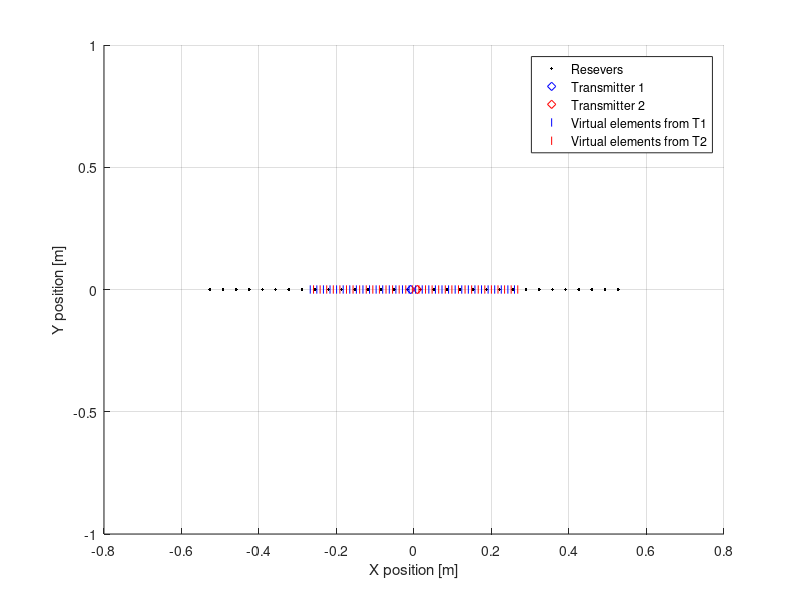
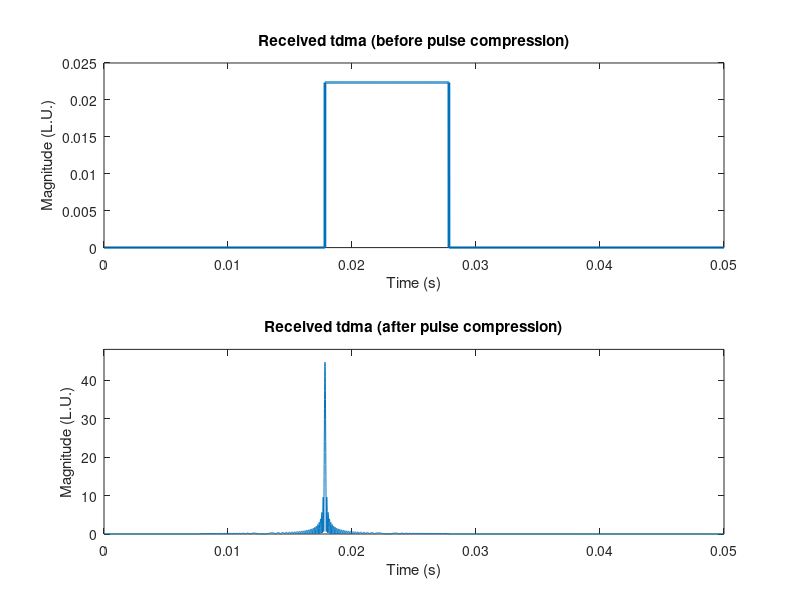
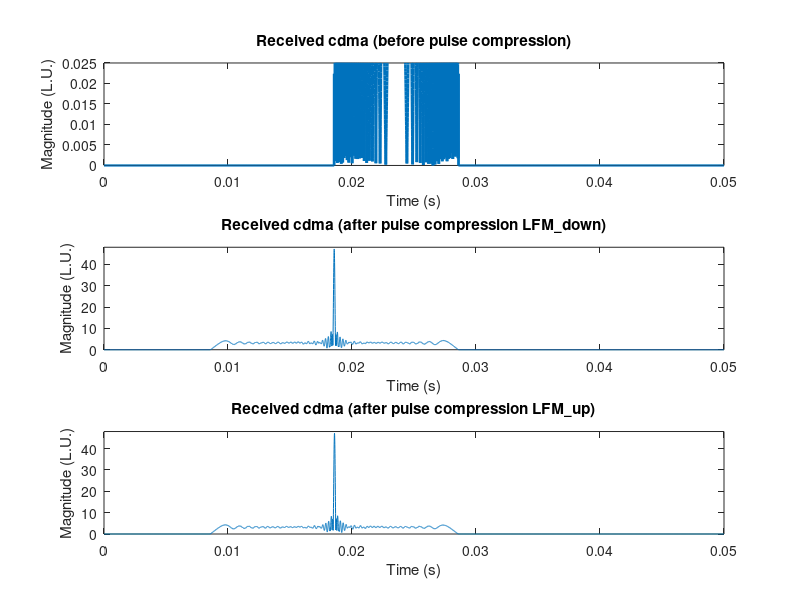

MATLAB code to generate these figures, in order: (Note: a time limit stopped this script after it produced the figures.)
clear all
close all
load('mimo_project.mat')
filetype = '-depsc'; % eps with colour
load_data = 1; % 0 = load, 1 = calculate
dr = 70; % dynamic range of images
yres = 1000; % resolution of imagesclose all

xres = yres*2;

%% Plot resevers and transmitters positions. Plot and calculate viritual array positions.
figure('Position',[300 300 1200 350]);
hold on
rx_zeros = zeros(1, length(rx_pos));
tx_zeros = zeros(1, length(tx_pos));
plot(rx_pos, rx_zeros, 'k.')
plot(tx_pos(1), 0, 'bd')
plot(tx_pos(2), 0, 'rd')

% viritual array
% Split per transmitter only for plotting purposes
vx_t1_pos = (tx_pos(1) + rx_pos)/2;
vx_t2_pos = (tx_pos(2) + rx_pos)/2;
vx_pos = sort(cat(2, vx_t1_pos,vx_t2_pos));
vx_zeros = zeros(1, length(vx_pos));

plot(vx_t1_pos, vx_zeros(1:32), 'b|')
plot(vx_t2_pos, vx_zeros(1:32), 'r|')
legend('Resevers','Transmitter 1','Transmitter 2','Virtual elements from T1','Virtual elements from T2')
xlabel('X position [m]')
ylabel('Y position [m]')
grid('on')
hold off

print('images/Arrays',filetype)
% Slightly larger, but mailny twise the sampling rate.

% Theoretical latteral resolution = lambda / L = lambda m / (2*0.26775) m =
lambda = c/fc; % = 0.0340 m
% 0.0340 / 0.5355 = 0.0635 (radians) = 3.638282 (degrees)

% Approx lateral resolution at 4 m: L = R*a = 4 (m) * 0.0635 = 0.254 m
% Axial resolution = c / (2*B) = 0.0170 m
% At 4 meters 0.254 / 0.0170 = 14.9, axial is 15 times better than latteral.

%% Syntetic replicas and pulse compression
alpha = B/T_p; % chirp rate
t = [0:(1/fs):T_p]; % time for pulse
tmax = (N_t/fs - 1/fs); % end time for recever
tt =  [0:(1/fs):tmax]; % time for recever
LFM_up = exp(j * 2 * pi * ( (fc - (B/2)) * t + ((alpha * (t.^2))/2) ));
LFM_down = exp(j * 2 * pi * ( (fc + (B/2)) * t - ((alpha * (t.^2))/2) ));

tmp = tdma_data(:,1,1); % single receve, single transmit
[m,lag] = xcorr(tmp, LFM_up);
% only with positive lag
m = m(lag >= 0);
tm = lag(lag >= 0)/fs;  


%figure()
%plot(t,real(LFM_up))
%title('Transmitted Pulse (LFM upchirp)')
%ylabel('Magnitude (L.U.)')
%xlabel('[s]')
%print('images/transmitted_pulse',filetype)

figure()
ax2 = subplot(2,1,1);
plot(tt,abs(tmp),'LineWidth',2)
title('Received tdma (before pulse compression)')
xlabel('Time (s)')
ylabel('Magnitude (L.U.)')
ylim([0 0.025])

ax3 = subplot(2,1,2);
plot(tm,abs(m))
title('Received tdma (after pulse compression)')
xlabel('Time (s)')
ylabel('Magnitude (L.U.)')
ylim([0 48])

linkaxes([ax2,ax3],'x')
print('images/compression_tdma',filetype)

% CDMA compression
tmp = cdma_data(:,20); % single receve, both transmit
[m1,lag1] = xcorr(tmp, LFM_down);
[m2,lag2] = xcorr(tmp, LFM_up);
% only with positive lag
m1 = m1(lag1 >= 0);
m2 = m2(lag2 >= 0);
tm1 = lag1(lag1 >= 0)/fs;
tm2 = lag2(lag2 >= 0)/fs; 

figure()

subplot(3,1,1);
plot(tt,abs(tmp),'LineWidth',2)
title('Received cdma (before pulse compression)')
xlabel('Time (s)')
ylabel('Magnitude (L.U.)')
ylim([0 0.025])

subplot(3,1,2);
plot(tm1,abs(m1))
title('Received cdma (after pulse compression LFM\_down)')
xlabel('Time (s)')
ylabel('Magnitude (L.U.)')
ylim([0 48])

subplot(3,1,3);
plot(tm2,abs(m2))
title('Received cdma (after pulse compression LFM\_up)')
xlabel('Time (s)')
ylabel('Magnitude (L.U.)')
ylim([0 48])
print('images/compression_cdma',filetype)

% Theoretical time resolutoin = 1 / B = 1.0000e-04 = 0.0001 seconds
% Measured resolution = 0.01792 - 0.017725 = 1.9500e-04 = 0.000195 seconds
% Measured ~ 2 * Theoretical

%% DAS TDMA
% xcorr over all data
all_m = zeros(N_t, N_tx, N_rx);
%all_tm = zeros(N_t, N_tx, N_rx);

for transmit = 1:N_tx
    for receiver = 1:N_rx
        tmp_data = tdma_data(:,receiver,transmit); % single receve, single transmit
        [m,lag] = xcorr(tmp_data, LFM_up);
        m = m(lag >= 0);
        tm = lag(lag >= 0)/fs;
        all_m(:,transmit,receiver) = m;
        %all_tm(:,transmit,receiver) = tm;
    end
end

% DAS
x = linspace(-5,5,xres);
y = linspace(0,5,yres);
image_tdma_2_transmit = complex(zeros(yres,xres));
image_tdma_1_transmit = complex(zeros(yres,xres));

%load_data = 1; % 0 = load, 1 = calculate

if load_data == 0
    load('image_tdma_1_transmit.mat');
    load('image_tdma_2_transmit.mat');
elseif load_data == 1
    for transmit = 1:N_tx
        for receiver = 1:N_rx
            m = all_m(:,transmit,receiver);
            for xx = 1:xres
                for yy = 1:yres
                    r_t = sqrt( (tx_pos(transmit)-x(xx))^2 + (y(yy))^2 ); 
                    r_r = sqrt( (rx_pos(receiver)-x(xx))^2 + (y(yy))^2 );
                    r = r_t + r_r;
                    t_delay = r / c;
                    t_sample = round(t_delay * fs);
                    if t_sample > 0 && t_sample < N_t
                        image_tdma_2_transmit(yy,xx) = image_tdma_2_transmit(yy,xx) + m(t_sample);
                        if transmit == 1
                            image_tdma_1_transmit(yy,xx) = image_tdma_1_transmit(yy,xx) + m(t_sample);
                        end % if
                    end % if
                end % yy
            end % xx
        end % receiver
    end % transmit
    save('image_tdma_1_transmit.mat', 'image_tdma_1_transmit');
    save('image_tdma_2_transmit.mat', 'image_tdma_2_transmit');
end % if/else

%% TDMA two transmit
ploting(image_tdma_2_transmit, x, y, 'TDMA DAS, 2 transmits', dr)
print('images/tdma_2t',filetype)

%% TDMA one transmit
% dB
ploting(image_tdma_1_transmit, x, y, 'TDMA DAS, 1 transmit', dr)
print('images/tdma_1t',filetype)
%% Position of reflector
[max_value, max_index] = max((abs(image_tdma_2_transmit)),[],'all', 'linear');
[row,col] = ind2sub(size(image_tdma_2_transmit), max_index);
mpp = 1 / (xres / 10); % meter per pixel

% Cartesian
x_meter = (col * mpp) - 5
y_meter = row * mpp
% Polar
r = sqrt( (x_meter^2) + (y_meter^2) )
theta = atan2d(y_meter, x_meter)

%% Mesaured res.
% Lateral
k = 2000;
angle_range = 10;
angles = linspace((theta - angle_range/2),(theta + angle_range/2), k);
lateral_values = complex(zeros(1, k));
for i = [1:1:k]
    x_pos = (r * (cosd(angles(i)))); % meter
    y_pos = (r * (sind(angles(i)))); % meter
    row = round(y_pos / mpp); % row number
    col = round((x_pos + 5) / mpp); % column number
    lateral_values(i) = image_tdma_2_transmit(row, col);
end
max_value = max((abs(lateral_values)),[],'all');
normalized_lateral_values = (abs(lateral_values)) ./ max_value;
%figure()
%plot(angles, db(abs(normalized_lateral_values)));

tmp = normalized_lateral_values((db(abs(normalized_lateral_values))) >= -3); % FWHM part of curve
lateral_FWHM_deg = length(tmp) * (angle_range/k); % FWHM amount of degres
lateral_FWHM = deg2rad(lateral_FWHM_deg) * r


% Axial
k = 2000;
range_range = 0.2; % meter(s)
ranges = linspace((r - range_range/2),(r + range_range/2), k);
axial_values = complex(zeros(1, k));
for i = [1:1:k]
    x_pos = (ranges(i) * (cosd(theta))); % meter
    y_pos = (ranges(i) * (sind(theta))); % meter
    row = round(y_pos / mpp); % row number
    col = round((x_pos + 5) / mpp); % column number
    axial_values(i) = image_tdma_2_transmit(row, col);
end
max_value = max((abs(axial_values)),[],'all');
normalized_axial_values = (abs(axial_values)) ./ max_value;
%figure()
%plot(ranges, db(abs(normalized_axial_values)));
tmp = normalized_axial_values((db(abs(normalized_axial_values))) >= -3); % FWHM part of curve
axial_FWHM = length(tmp) * (range_range/k)

%% DAS CDMA
% xcorr over all data
all_m = zeros(N_t, N_tx, N_rx);
all_tm = zeros(N_t, N_tx, N_rx);

for receiver = 1:N_rx
    tmp_data = cdma_data(:,receiver); % single receve, both transmit
    [m1,lag1] = xcorr(tmp_data, LFM_down); % left transmiter 
    [m2,lag2] = xcorr(tmp_data, LFM_up); % right transmiter 
    m1 = m1(lag1 >= 0);
    m2 = m2(lag2 >= 0);
    %tm1 = lag1(lag1 >= 0)/fs;
    %tm2 = lag2(lag2 >= 0)/fs;
    all_m(:,1,receiver) = m1;
    all_m(:,2,receiver) = m2;
    %all_tm(:,1,receiver) = tm;
    %all_tm(:,2,receiver) = tm;
end


% DAS
x = linspace(-5,5,xres);
y = linspace(0,5,yres);
image_cdma = complex(zeros(yres,xres));

%load_data = 1; % 0 = load, 1 = calculate

if load_data == 0
    load('image_cdma.mat');
elseif load_data == 1
    for transmit = 1:N_tx
        for receiver = 1:N_rx
            m = all_m(:,transmit,receiver);
            for xx = 1:xres
                for yy = 1:yres
                    r_t = sqrt( (tx_pos(transmit)-x(xx))^2 + (y(yy))^2 ); 
                    r_r = sqrt( (rx_pos(receiver)-x(xx))^2 + (y(yy))^2 );
                    r = r_t + r_r;
                    t_delay = r / c;
                    t_sample = round(t_delay * fs);
                    if t_sample > 0 && t_sample < N_t
                        image_cdma(yy,xx) = image_cdma(yy,xx) + m(t_sample);    
                    end % if
                end % yy
            end % xx
        end % receiver
    end % transmit    
    save('image_cdma.mat', 'image_cdma');
end % if/elseif
%% CDMA Plot
% DB
ploting(image_cdma, x, y, 'CDMA DAS', dr)
print('images/cdma',filetype)

%% Calculations

% Approx lateral resolution at 4 m: L = R*a = 4 (m) * 0.0635 = 0.254 m
% Axial resolution = c / (2*B) = 0.0170 m

% X is -5 to 5 meters so 10 meters 
% Y is 0 to 5 so 5 meters
% 2*yres = xres
% axial pixels per meter = lateral pixlels per meter

% yres [pixels]/ 5 [m] -- xres [pixels] / 10 [m] 
% 1000 / 5 -- 2000 / 10 = 200 [pixels/meter]

% So 1 pixel is 1/200 meters -> 0.005 meters per pixel.
% 0.017 / 0.005 = 3.4 times the axial resoulution.
% 0.1012 / 0.005 = 20.2400 times latteral resolution at point.


%% TDMA with tapering

% xcorr over all data
all_m = zeros(N_t, N_tx, N_rx);
%all_tm = zeros(N_t, N_tx, N_rx);

LFM_hamming = hamming(length(LFM_up)).';
LFM_up_tapered = LFM_hamming .* LFM_up;

for transmit = 1:N_tx
    for receiver = 1:N_rx
        tmp_data = tdma_data(:,receiver,transmit); % single receve, single transmit
        receve_hamming = hamming(length(tmp_data));
        tmp_data_tapered = receve_hamming .* tmp_data;
        [m,lag] = xcorr(tmp_data_tapered, LFM_up_tapered);
        m = m(lag >= 0);
        tm = lag(lag >= 0)/fs;
        all_m(:,transmit,receiver) = m;
        %all_tm(:,transmit,receiver) = tm;
    end
end

% DAS
x = linspace(-5,5,xres);
y = linspace(0,5,yres);
image_tdma_2_transmit_tapered = complex(zeros(yres,xres));
image_tdma_1_transmit_tapered = complex(zeros(yres,xres));

%load_data = 1; % 0 = load, 1 = calculate

if load_data == 0
    load('image_tdma_1_transmit_tapered.mat');
    load('image_tdma_2_transmit_tapered.mat');
elseif load_data == 1
    for transmit = 1:N_tx
        for receiver = 1:N_rx
            m = all_m(:,transmit,receiver);
            for xx = 1:xres
                for yy = 1:yres
                    r_t = sqrt( (tx_pos(transmit)-x(xx))^2 + (y(yy))^2 ); 
                    r_r = sqrt( (rx_pos(receiver)-x(xx))^2 + (y(yy))^2 );
                    r = r_t + r_r;
                    t_delay = r / c;
                    t_sample = round(t_delay * fs);
                    if t_sample > 0 && t_sample < N_t
                        image_tdma_2_transmit_tapered(yy,xx) = image_tdma_2_transmit_tapered(yy,xx) + m(t_sample);
                        if transmit == 1
                            image_tdma_1_transmit_tapered(yy,xx) = image_tdma_1_transmit_tapered(yy,xx) + m(t_sample);
                        end % if
                    end % if
                end % yy
            end % xx
        end % receiver
    end % transmit
    save('image_tdma_1_transmit_tapered.mat', 'image_tdma_1_transmit_tapered');
    save('image_tdma_2_transmit_tapered.mat', 'image_tdma_2_transmit_tapered');
end % if/else

%% TDMA two transmit
ploting(image_tdma_2_transmit_tapered, x, y, 'TDMA tapered, 2 transmits', dr)
print('images/tdma_2t_tapered',filetype)

%% TDMA one transmit
% dB
ploting(image_tdma_1_transmit_tapered, x, y, 'TDMA tapered, 1 transmits', dr)
print('images/tdma_1t_tapered',filetype)

%% TDMA with virtual array

% xcorr over all data
all_m = zeros(N_t, N_tx, N_rx);
%all_tm = zeros(N_t, N_tx, N_rx);

for transmit = 1:N_tx
    for receiver = 1:N_rx
        tmp_data = tdma_data(:,receiver,transmit); % single receve, single transmit
        [m,lag] = xcorr(tmp_data, LFM_up);
        m = m(lag >= 0);
        tm = lag(lag >= 0)/fs;
        all_m(:,transmit,receiver) = m;
        %all_tm(:,transmit,receiver) = tm;
    end
end

% DAS
x = linspace(-5,5,xres);
y = linspace(0,5,yres);
image_tdma_2_transmit_virtual = complex(zeros(yres,xres));
image_tdma_1_transmit_virtual = complex(zeros(yres,xres));

%load_data = 1; % 0 = load, 1 = calculate

if load_data == 0
    load('image_tdma_1_transmit_virtual.mat');
    load('image_tdma_2_transmit_virtual.mat');
elseif load_data == 1
    for transmit = 1:N_tx
        for receiver = 1:N_rx
            m = all_m(:,transmit,receiver);
            for xx = 1:xres
                for yy = 1:yres
                    vx_pos = (tx_pos(transmit) + rx_pos(receiver)) / 2; % virtual element posisjon
                    r = 2 * (sqrt( (vx_pos - x(xx))^2 + (y(yy))^2 ));
                    t_delay = r / c;
                    t_sample = round(t_delay * fs);
                    if t_sample > 0 && t_sample < N_t
                        image_tdma_2_transmit_virtual(yy,xx) = image_tdma_2_transmit_virtual(yy,xx) + m(t_sample);
                        if transmit == 1
                            image_tdma_1_transmit_virtual(yy,xx) = image_tdma_1_transmit_virtual(yy,xx) + m(t_sample);
                        end % if
                    end % if
                end % yy
            end % xx
        end % receiver
    end % transmit
    save('image_tdma_1_transmit_virtual.mat', 'image_tdma_1_transmit_virtual');
    save('image_tdma_2_transmit_virtual.mat', 'image_tdma_2_transmit_virtual');
end % if/elseif

%% TDMA viritual two transmit
ploting(image_tdma_2_transmit_virtual, x, y, 'TDMA virtual, 2 transmits', dr)
print('images/tdma_2t_virtual',filetype)

%% TDMA viriutal one transmit
% dB
ploting(image_tdma_1_transmit_virtual, x, y, 'TDMA virtual, 1 transmits', dr)
print('images/tdma_1t_virtual',filetype)
